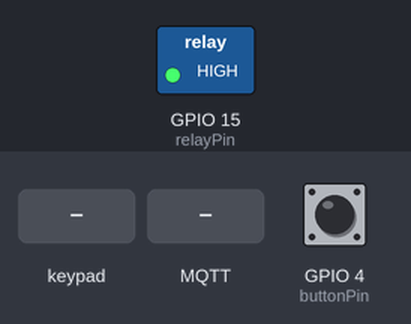
A sketch run on a simulated ESP32. Parts: switched loads named in the sketch (green lamp = pin HIGH). Inputs (shaded band) come from the test bench; at power-on: GPIO 4 (buttonPin) HIGH. WiFi joins after 1.5 s; servers stay silent unless stated; no MQTT or app messages arrive unless stated; what the sketch prints to the serial monitor is not drawn.

Above: at 2.7 s.
2.8 s: keypad keys 1 1 1 1 # pressed 0.4 s apart
At 4.8 s:
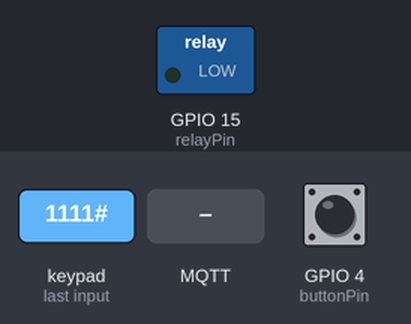
9.3 s: MQTT message "BLINK" arrives on the first subscribed topic
At 12.2 s:
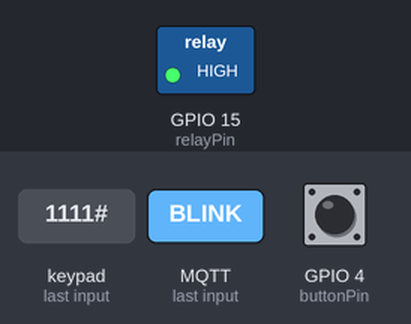
Timing chart, 0 to 13.7 s (numbered marks = the images above; inputs shaded):
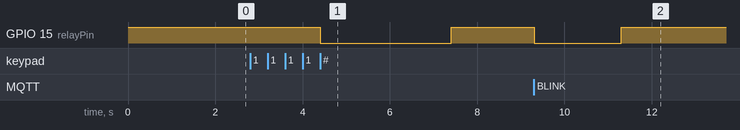

Measured:
- after the input at 2.8 s, GPIO 15 (relayPin): HIGH → LOW after 1.6 s, → HIGH 3.0 s later
- after the input at 9.3 s, GPIO 15 (relayPin): HIGH → LOW at once, → HIGH 2.0 s later

The sketch:

ESP32.ino
```cpp
#include <Keypad.h>
#include <WiFi.h>
#include <PubSubClient.h>
#include <ArduinoJson.h>

// ====== Keypad Setup ======
const byte ROWS = 4;
const byte COLS = 4;
char keys[ROWS][COLS] = {
  {'1', '4', '7', '*'},
  {'2', '5', '8', '0'},
  {'3', '6', '9', '#'},
  {'A', 'B', 'C', 'D'}
};
byte rowPins[ROWS] = {13, 12, 14, 27};
byte colPins[COLS] = {26, 25, 33, 32};
Keypad keypad = Keypad(makeKeymap(keys), rowPins, colPins, ROWS, COLS);

// ====== Relay & Button ======
const int relayPin = 15;
const int buttonPin = 4;

String inputPassword = "";
const String correctPassword = "1111";

// ====== WiFi & MQTT ======
const char* ssid = "pen kuy ri";
const char* password = "bell359273665";

const char* mqtt_server = "10.80.3.57";
const int mqtt_port = 1883;
const char* mqtt_client_id = "ESP32Client";

WiFiClient espClient;
PubSubClient client(espClient);
unsigned long lastReconnectAttempt = 0;

// ====== Relay Control Timer ======
bool relayTimerActive = false;
unsigned long relayOffTime = 0;

// ====== Button Debounce ======
bool lastButtonState = HIGH;
unsigned long lastDebounceTime = 0;
const unsigned long debounceDelay = 50;

// ====== ฟังก์ชัน MQTT ======
void sendStatus(String status) {
  if (client.connected()) {
    client.publish("esp32/status", status.c_str());
  }
}

void startRelayTimer(unsigned long duration) {
  relayTimerActive = true;
  relayOffTime = millis() + duration;
  digitalWrite(relayPin, LOW);
  Serial.println("Relay ON (timer)");
}

void handleRelayTimer() {
  if (relayTimerActive && millis() >= relayOffTime) {
    digitalWrite(relayPin, HIGH);
    relayTimerActive = false;
    Serial.println("Relay OFF (timer)");
  }
}

void callback(char* topic, byte* payload, unsigned int length) {
  String msg;
  for (int i = 0; i < length; i++) {
    msg += (char)payload[i];
  }
  Serial.print("Received: ");
  Serial.println(msg);

  String command = "";
  DynamicJsonDocument doc(200);
  if (deserializeJson(doc, msg) == DeserializationError::Ok) {
    command = doc["msg"].as<String>();
  } else {
    command = msg;
  }

  if (command == "BLINK") {
    Serial.println("🚀 BLINK -> รีเลย์ทำงาน 2 วิ");
    startRelayTimer(2000);
    sendStatus("Relay ON 2s (BLINK)");
  }
}

bool reconnect() {
  if (client.connect(mqtt_client_id)) {
    Serial.println("connected to MQTT!");
    client.subscribe("arduino/data");
    return true;
  }
  return false;
}

void setup() {
  Serial.begin(115200);
  pinMode(relayPin, OUTPUT);
  pinMode(buttonPin, INPUT_PULLUP);
  digitalWrite(relayPin, HIGH);

  WiFi.begin(ssid, password);
  Serial.println("Connecting to WiFi...");
  while (WiFi.status() != WL_CONNECTED) {
    delay(500);
    Serial.print(".");
  }
  Serial.println("\nWiFi connected!");
  Serial.print("ESP32 IP Address: ");
  Serial.println(WiFi.localIP());

  client.setServer(mqtt_server, mqtt_port);
  client.setCallback(callback);
  lastReconnectAttempt = 0;

  Serial.println("ระบบพร้อม: Keypad + ปุ่ม + Relay + MQTT (topic=arduino/data)");
}

// ====== ปุ่มกด ======
void handleButton() {
  bool reading = digitalRead(buttonPin);
  if (reading != lastButtonState) lastDebounceTime = millis();

  if ((millis() - lastDebounceTime) > debounceDelay) {
    if (reading == LOW) {
      digitalWrite(relayPin, LOW);  // กด → เปิดรีเลย์
    } else {
      if (!relayTimerActive) digitalWrite(relayPin, HIGH);  // ปล่อย → ปิดถ้า Timer ไม่ทำงาน
    }
  }
  lastButtonState = reading;
}

// ====== Loop ======
void loop() {
  // MQTT
  if (!client.connected()) {
    unsigned long now = millis();
    if (now - lastReconnectAttempt > 5000) {
      lastReconnectAttempt = now;
      if (reconnect()) lastReconnectAttempt = 0;
    }
  } else {
    client.loop();
  }

  handleRelayTimer();
  handleButton();

  // Keypad
  char key = keypad.getKey();
  if (key != NO_KEY) {
    Serial.print("กด: ");
    Serial.println(key);

    if (key == '#') {
      if (inputPassword == correctPassword) {
        Serial.println("✅ รหัสถูกต้อง - เปิดรีเลย์ 3 วิ");
        startRelayTimer(3000);
      } else {
        Serial.println("❌ รหัสผิด");
      }
      inputPassword = "";
    }
    else if (key == '*') {
      inputPassword = "";
      Serial.println("🔁 ล้างรหัสแล้ว");
    }
    else {
      inputPassword += key;
    }
  }
}
```
